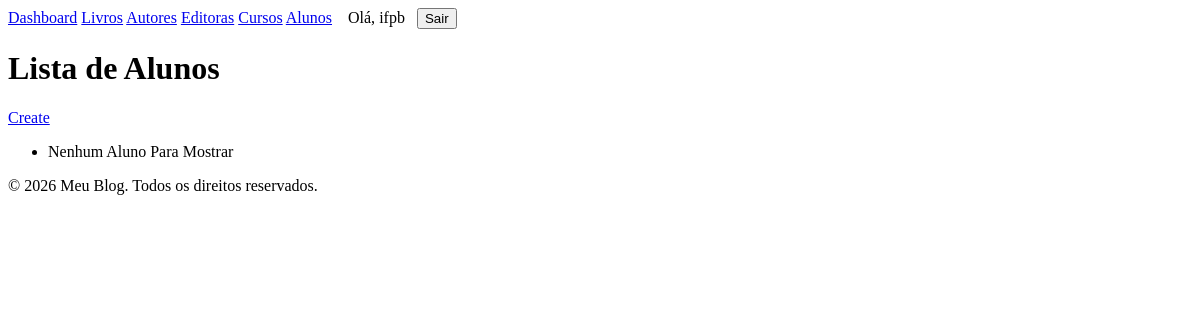
/edu/alunos/ (signed in), run on an earlier commit of the app's database.
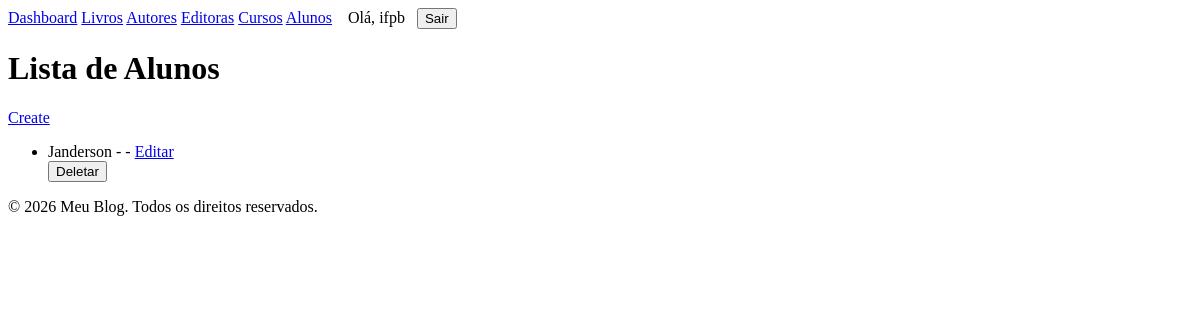
And on a later commit of the database.
### edu/models.py (models this page shows, shortened)
class Aluno(models.Model):
    nome = models.CharField(max_length=255)
    curso = models.ForeignKey("Curso", on_delete=models.CASCADE)

### edu/views.py (the view)
# urls.py: path("alunos/", views.list_aluno, name="list_alunos"),
@permission_required('edu.view_aluno')
def list_aluno(request):
    alunos = Aluno.objects.all()
    page = request.GET.get('pages', 1)
    paginator = Paginator(alunos, 5)
    try:
        alunos = paginator.page(page)
    except EmptyPage:
        alunos = paginator.page(paginator.num_pages)
    except PageNotAnInteger:
        alunos = paginator.page(1)
    return render(request, './alunos.html', {'alunos': alunos})

### edu/templates/alunos.html (shortened to what this page needs)
<!DOCTYPE html>
<html lang="en">
<head>
</head>
<body>
    {% extends 'blog/base.html' %}
    {% block content %}
        <h1>Lista de Alunos</h1>
            {% if 'perms.edu.add_aluno' %}
                <p><a href="{% url 'edu:create_aluno' %}">Create</a></p>
            {% endif %}
        <ul>
            {% for aluno in alunos %}
                <li>{{aluno.nome}} - {{aluno.curso__nome}}
                    {% if perms.edu.change_aluno %}
                        - <a href="{% url 'edu:update_aluno' aluno.id %}">Editar</a>
                    {% endif %}
                    {% if perms.edu.delete_aluno %}
                        <form action="{% url 'edu:delete_aluno' aluno.id %}" method="post">
                            <button type="submit">Deletar</button>
                        </form>
                    {% endif %}
                </li>
            {% empty %}
                <li>Nenhum Aluno Para Mostrar</li>
            {% endfor %}
        </ul>
    {% endblock %}

What changed in the data, as far as the page shows it:
added Aluno: nome "Janderson"
Also different on the page:
text no longer shown: "Nenhum Aluno Para Mostrar"
